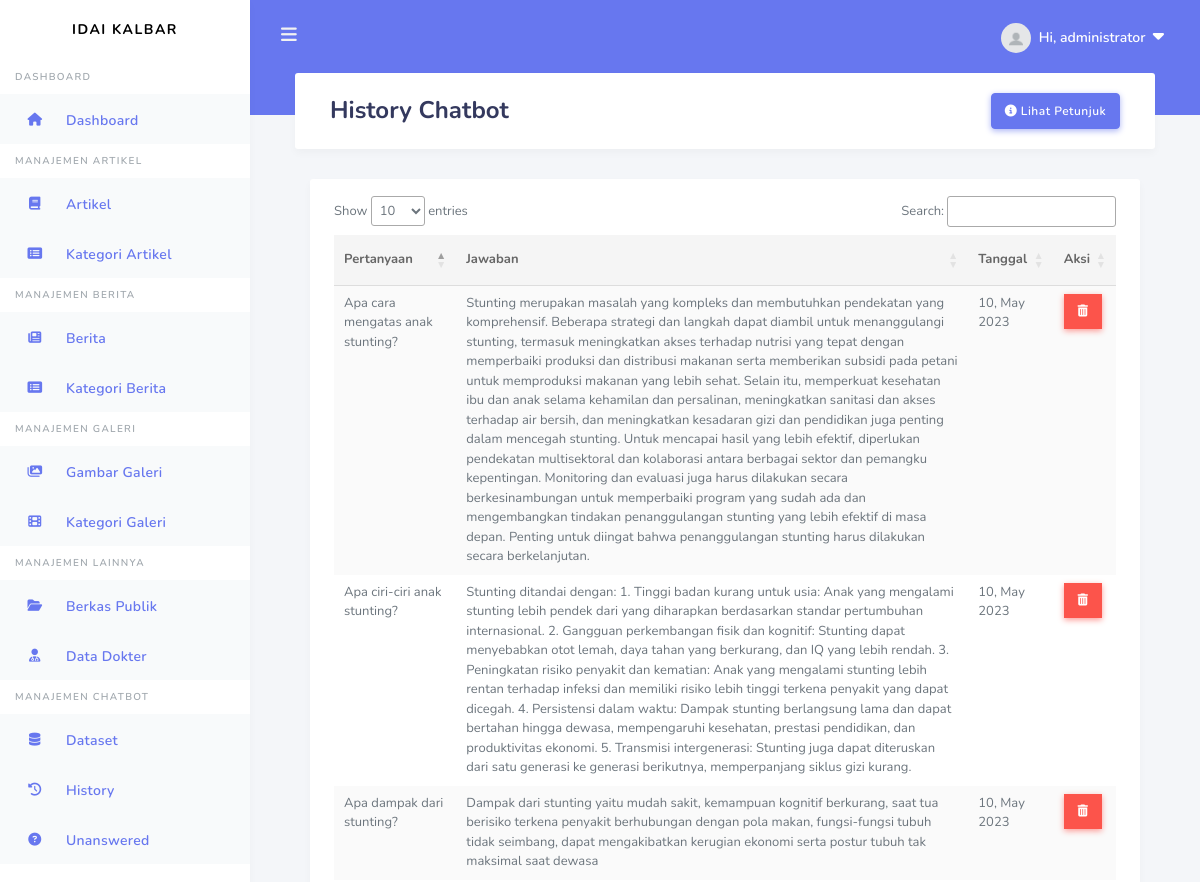
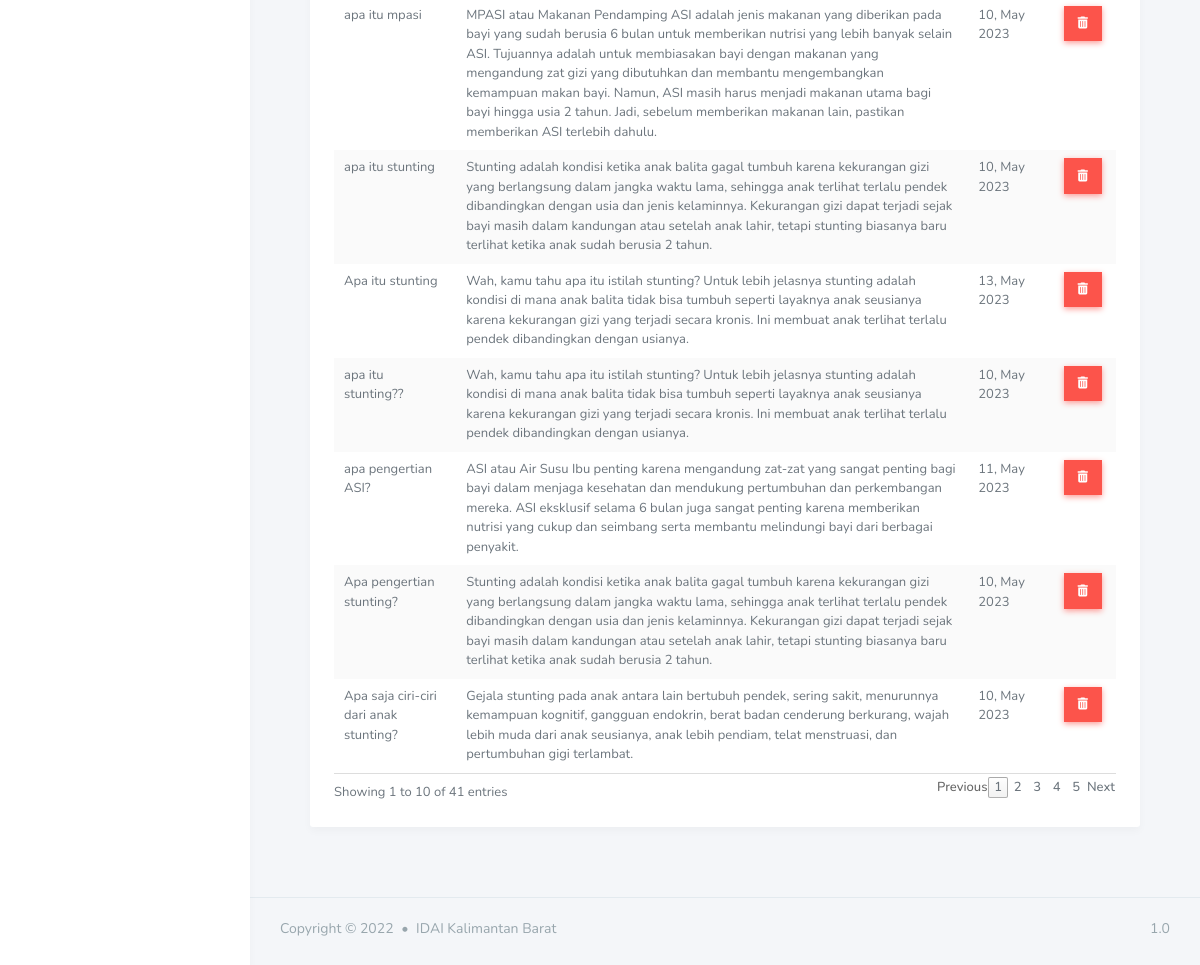
/admin/history (signed in), run on the app's committed database (2 pictures, top to bottom).
### apps/models.py (models this page shows, shortened)
class User(db.Model, UserMixin):
    id = db.Column(db.Integer, primary_key=True)
    username = db.Column(db.String(20), unique=True, nullable=False)
    email = db.Column(db.String(100), unique=True, nullable=False)
    image_file = db.Column(db.String(20), nullable=False, default='default.jpg')
    password = db.Column(db.String(20), nullable=False)
    articles = db.relationship('Article', backref='author', lazy=True)
    news = db.relationship('News', backref='author', lazy=True)
    galleries = db.relationship('Gallery', backref='author', lazy=True)
    image_galleries = db.relationship('Images_Gallery', backref='author', lazy=True)
    berkas = db.relationship('DataDokter', backref='owner', lazy=True, uselist=False)
    roles_id = db.Column(db.Integer, db.ForeignKey('roles.id'), nullable=False, default=2)

class Message(db.Model):
    id = db.Column(db.Integer, primary_key=True)
    question = db.Column(db.String(300))
    status_data = db.Column(db.Boolean, default=False)
    response = db.Column(db.String(300), default="No Answer")
    date_posted = db.Column(db.DateTime, default=datetime.now())

### apps/chatbot/routes.py (the view)
@chatbot.route("/admin/history")
@login_required
def history():
    messages = Message.query.filter_by(status_data=True).all()
    return render_template('users/admin/chatbot/history.html', messages=messages, title='History Chatbot')

### apps/models.py (called while the page is built)
@login_manager.user_loader
def load_user(user_id):
    return User.query.get(int(user_id))

### apps/templates/users/admin/chatbot/history.html (shortened to what this page needs)
{% extends "layouts/base_dashboard.html" %}
{% block header %}
<div class="container">
    <h1> {{ title }}</h1>
    <button type="button" class="btn btn-primary float-right" data-toggle="modal" data-target="#modalll">
        <i class="fa-solid fa-circle-info"></i>&nbsp;Lihat Petunjuk
    </button>
</div>
{% endblock header %}
{% block content %}
<div class="container">
    <div class="row">
      <div class="col-12 col-md-12 col-lg-12">
        <div class="card">
          <section class="section m-4">
            <table id="data" class="table table-striped table-hover">
                <thead>
                    <tr>
                        <th scope="col">Pertanyaan</th>
                        <th scope="col">Jawaban</th>
                        <th scope="col">Tanggal</th>
                        <th scope="col">Aksi</th>
                    </tr>
                    </thead>
                    <tbody>
                    {% for m in messages %}
                    <tr>
                        <td>{{ m.question }}</td>
                        <td>{{ m.response }}</td>
                        <td>{{ m.date_posted.strftime("%d, %B %Y") }}</td>
                        <td>
                            <div>
                                <button class="btn btn-danger btn-md rounded-0" type="button" data-placement="top" title="Delete" data-toggle="modal" data-target="#deleteModal{{m.id}}"><i class="fa-solid fa-trash-can"></i></button>
                            </div>
                        </td>
                    </tr>
                    {% endfor %}
                    </tbody>
            </table>
          </section>
        </div>
      </div>
    </div>
</div>
{% endblock content%}

### apps/templates/includes/header.html (shortened to what this page needs)
<div class="navbar-bg"></div>
    <nav class="navbar navbar-expand-lg main-navbar">
      <form class="form-inline mr-auto">
        <ul class="navbar-nav mr-3">
          <li><a href="#" data-toggle="sidebar" class="nav-link nav-link-lg"><i class="fas fa-bars"></i></a></li>
        </ul>
      </form>
      <ul class="navbar-nav navbar-right">
        <li class="dropdown"><a href="#" data-toggle="dropdown" class="nav-link notification-toggle nav-link-lg nav-link-user"><img src="{{ url_for ('static', filename='assets/img/profile_pics/default.jpg') }}" alt="" class="rounded-circle mr-1">
          <div class="d-sm-none d-lg-inline-block">Hi, {{ current_user.username}} &nbsp;<small><i class="fa-solid fa-caret-down"></i></small></div></a>
        </li>
      </ul>
    </nav>

### data on the page
User: username "administrator"
Message: question "Apa saja ciri-ciri dari anak stunting?", response "Gejala stunting pada anak antara lain bertubuh pendek, sering sakit, menurunnya kemampuan kognitif, gangguan endokrin, berat badan cenderung berkurang, wajah lebih muda dari anak seusianya, anak lebih pendiam, telat menstruasi, dan pertumbuhan gigi terlambat.", date_posted "10, May 2023"
Message: question "Apa pengertian stunting?", response "Stunting adalah kondisi ketika anak balita gagal tumbuh karena kekurangan gizi yang berlangsung dalam jangka waktu lama, sehingga anak terlihat terlalu pendek dibandingkan dengan usia dan jenis kelaminnya. Kekurangan gizi dapat terjadi sejak bayi masih dalam kandungan atau setelah anak lahir, tetapi stunting biasanya baru terlihat ketika anak sudah berusia 2 tahun.", date_posted "10, May 2023"
Message: question "Apa ciri-ciri anak stunting?", response "Stunting ditandai dengan: 1. Tinggi badan kurang untuk usia: Anak yang mengalami stunting lebih pendek dari yang diharapkan berdasarkan standar pertumbuhan internasional. 2. Gangguan perkembangan fisik dan kognitif: Stunting dapat menyebabkan otot lemah, daya tahan yang berkurang, dan IQ yang lebih rendah. 3. Peningkatan risiko penyakit dan kematian: Anak yang mengalami stunting lebih rentan terhadap infeksi dan memiliki risiko lebih tinggi terkena penyakit yang dapat dicegah. 4. Persistensi dalam waktu: Dampak stunting berlangsung lama dan dapat bertahan hingga dewasa, mempengaruhi kesehatan, prestasi pendidikan, dan produktivitas ekonomi. 5. Transmisi intergenerasi: Stunting juga dapat…", date_posted "10, May 2023"
Message: question "Apa dampak dari stunting?", response "Dampak dari stunting yaitu mudah sakit, kemampuan kognitif berkurang, saat tua berisiko terkena penyakit berhubungan dengan pola makan, fungsi-fungsi tubuh tidak seimbang, dapat mengakibatkan kerugian ekonomi serta postur tubuh tak maksimal saat dewasa", date_posted "10, May 2023"
Message: question "Apa cara mengatas anak stunting?", response "Stunting merupakan masalah yang kompleks dan membutuhkan pendekatan yang komprehensif. Beberapa strategi dan langkah dapat diambil untuk menanggulangi stunting, termasuk meningkatkan akses terhadap nutrisi yang tepat dengan memperbaiki produksi dan distribusi makanan serta memberikan subsidi pada petani untuk memproduksi makanan yang lebih sehat. Selain itu, memperkuat kesehatan ibu dan anak selama kehamilan dan persalinan, meningkatkan sanitasi dan akses terhadap air bersih, dan meningkatkan kesadaran gizi dan pendidikan juga penting dalam mencegah stunting. Untuk mencapai hasil yang lebih efektif, diperlukan pendekatan multisektoral dan kolaborasi antara berbagai sektor dan pemangku…", date_posted "10, May 2023"
Message: question "apa itu mpasi", response "MPASI atau Makanan Pendamping ASI adalah jenis makanan yang diberikan pada bayi yang sudah berusia 6 bulan untuk memberikan nutrisi yang lebih banyak selain ASI. Tujuannya adalah untuk membiasakan bayi dengan makanan yang mengandung zat gizi yang dibutuhkan dan membantu mengembangkan kemampuan makan bayi. Namun, ASI masih harus menjadi makanan utama bagi bayi hingga usia 2 tahun. Jadi, sebelum memberikan makanan lain, pastikan memberikan ASI terlebih dahulu.", date_posted "10, May 2023"
Message: question "apa itu stunting", response "Stunting adalah kondisi ketika anak balita gagal tumbuh karena kekurangan gizi yang berlangsung dalam jangka waktu lama, sehingga anak terlihat terlalu pendek dibandingkan dengan usia dan jenis kelaminnya. Kekurangan gizi dapat terjadi sejak bayi masih dalam kandungan atau setelah anak lahir, tetapi stunting biasanya baru terlihat ketika anak sudah berusia 2 tahun.", date_posted "10, May 2023"
Message: question "apa itu stunting??", response "Wah, kamu tahu apa itu istilah stunting? Untuk lebih jelasnya stunting adalah kondisi di mana anak balita tidak bisa tumbuh seperti layaknya anak seusianya karena kekurangan gizi yang terjadi secara kronis. Ini membuat anak terlihat terlalu pendek dibandingkan dengan usianya.", date_posted "10, May 2023"
Message: question "apa pengertian ASI?", response "ASI atau Air Susu Ibu penting karena mengandung zat-zat yang sangat penting bagi bayi dalam menjaga kesehatan dan mendukung pertumbuhan dan perkembangan mereka. ASI eksklusif selama 6 bulan juga sangat penting karena memberikan nutrisi yang cukup dan seimbang serta membantu melindungi bayi dari berbagai penyakit.", date_posted "11, May 2023"
Message: question "Apa itu stunting", response "Wah, kamu tahu apa itu istilah stunting? Untuk lebih jelasnya stunting adalah kondisi di mana anak balita tidak bisa tumbuh seperti layaknya anak seusianya karena kekurangan gizi yang terjadi secara kronis. Ini membuat anak terlihat terlalu pendek dibandingkan dengan usianya.", date_posted "13, May 2023"

### other printed values
{{ title }} "History Chatbot"
